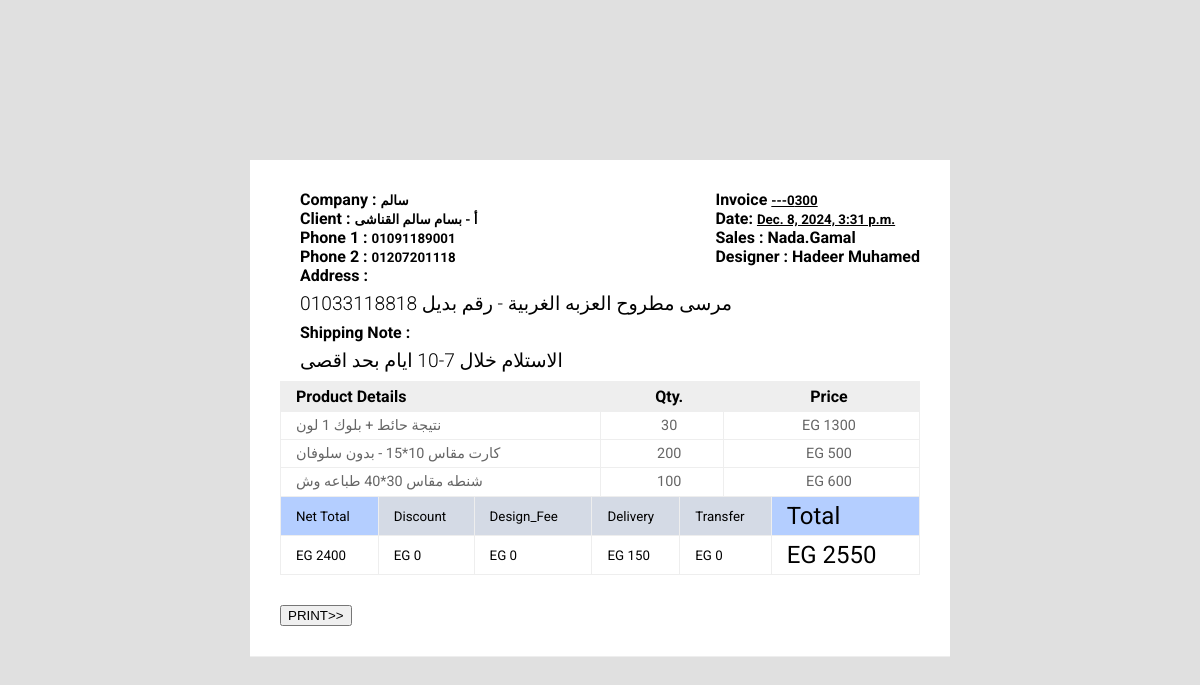
The app's page /Melouk_Eltibah_order_list/300 (signed in) with its own data.
### Melouk_Eltibah/models.py (models this page shows, shortened)
class Melouk_Eltibah_Order(models.Model):
    Sales = models.ForeignKey(get_user_model(), on_delete=models.PROTECT, related_name='Melouk_Eltibah_Order_Sales',)
    Customer = models.ForeignKey(Melouk_Eltibah_Customer,related_name='Melouk_Eltibah_order_customer',on_delete=models.PROTECT)
    Source=models.ForeignKey(SourceChannel,related_name='Melouk_Eltibah_order_Source',on_delete=models.PROTECT)
    Status=models.ForeignKey(Order_Status,related_name='Melouk_Eltibah_order_status',on_delete=models.PROTECT)
    Feedback=models.ForeignKey(Order_Feedback,related_name='Melouk_Eltibah_Order_Feedback',on_delete=models.PROTECT)
    Designer=models.ForeignKey(Designer,related_name='Melouk_Eltibah_order_Designer',on_delete=models.PROTECT)
    Design = models.FileField(upload_to=user_directory_path,null=True,blank=True)
    Discount=models.IntegerField(("Discount"),default=0)
    Delivery=models.IntegerField(("Delivery"),default=0)
    Design_Fees=models.IntegerField(("Design_Fees"),default=0)
    Transfer=models.IntegerField(("Transfer"),default=0)
    Shipping = models.TextField(("Shipping"),max_length=250)
    Order_Note=models.CharField(("Note"), max_length=50,null=True,blank=True)
    Created = models.DateTimeField(auto_now_add=True)
    Updated= models.DateTimeField(auto_now=True)
    class Meta:
        verbose_name_plural ="Orders"
    def Order_Total(self):
        total = 0
        Order_detail = self.Melouk_Eltibah_order_Detail.all()
        for order in Order_detail:
            total+=int(1)*int(order.Price)
        return total
    def Cost(self):
        cost = self.Order_Total()+int(self.Delivery)+int(self.Design_Fees)-int(self.Discount)-int(self.Transfer)
        return cost

class Melouk_Eltibah_Customer(models.Model):
    Company=models.CharField(("Company"), max_length=100,unique=True)
    Client=models.CharField(("Client"), max_length=100)
    Phone_1=models.CharField(("Phone 1 "), max_length=11,unique=True)
    Phone_2=models.CharField(("Phone 2 "), max_length=11,null=True,blank=True,unique=True)
    Governorate = models.ForeignKey(Governorate,related_name='Melouk_Eltibah_Customer_city',on_delete=models.PROTECT)
    Address=models.TextField(("Address"), max_length=250)
    Email=models.CharField(("Email"), max_length=50 ,null=True,blank=True,unique=True)
    Note=models.CharField(("Note"), max_length=50,null=True,blank=True)
    Created = models.DateTimeField(auto_now_add=True)
    Updated= models.DateTimeField(auto_now=True)
    def __str__(self) :
        return f"""{self.Company}"""
    class Meta:
        verbose_name_plural ="Customers"

class Melouk_Eltibah_OrderDetail(models.Model):
    Order = models.ForeignKey(Melouk_Eltibah_Order,related_name='Melouk_Eltibah_order_Detail',on_delete=models.CASCADE)
    Item = models.ForeignKey(Item,related_name='Melouk_Eltibah_Item_Category',on_delete=models.PROTECT)
    Item_Name = models.TextField(("Item_Name"),max_length=250)
    Quantity = models.IntegerField(("Quantity"),default=0)
    Price = models.IntegerField(("Price"),default=0)
    Note=models.CharField(("Note"), max_length=50,null=True,blank=True)
    class Meta:
        verbose_name_plural ="Order_Items"

### CRM_Data/models.py (models this page shows)
class Designer(models.Model):
    name=models.CharField(("Designer"), max_length=50,unique=True)
    note=models.CharField(("Note"), max_length=50,null=True,blank=True)
    def __str__(self) :
        return f"""{self.name}"""
    class Meta:
        verbose_name_plural ="Designer"

### CRM_Data/views.py (the view)
# urls.py: path('Melouk_Eltibah_order_list/<int:id>',views.Melouk_Eltibah_invoice,name='Melouk_Eltibah_invoice'),
@login_required
def Melouk_Eltibah_invoice(request, id):
        obj = get_object_or_404(Melouk_Eltibah_Order, id=id)
        context={'order':obj}
        return render(request, 'Melouk_Eltibah/Melouk_Eltibah_invoice.html', context)

### CRM_Data/templates/Melouk_Eltibah/Melouk_Eltibah_invoice.html (shortened to what this page needs)
{% load static %}
<!DOCTYPE html>
<html lang="en">
<head>
    <link rel="stylesheet" href="{% static 'en/css/invoice.css' %}">
</head>
<body>
    <div id="invoiceholder">
    <div div id="headerimage"> </div>
      <div id="invoice" class="effect2">
                <div id="invoice-mid">
          <div class="title">
            <h4> Invoice <small><u>---0{{order.id}} </u></small></h4>
            <h4>Date: <small><u>{{order.Created }}</u></small></h4>
              <h4>Sales : {{order.Sales }}</h4>
              <h4>Designer : {{order.Designer }}</h4>
          </div>
          <div class="info">
            <h4> Company :  <small>{{order.Customer}} </small></h4>
            <h4>Client : <small>{{order.Customer.Client}}</small></h4>
              <h4>Phone 1 : <small>{{order.Customer.Phone_1}}</small></h4>
              <h4>Phone 2 : <small>{{order.Customer.Phone_2}}</small></h4>
          </div>
          <br>
          <br>
          <br>
          <div class="info">
            <h4>Address : </h4>
		<h3>{{order.Customer.Address}}</h3>
		<h4>Shipping Note : </h4>
		<h3>{{order.Shipping}}</h3>
          </div>
        <div >
          <div id="table">
            <table>
              <tr class="tabletitle">
                <td class="item"><h4 >Product Details</h4></td>
                <td class="Hours"><h4 style="text-align: center;">Qty.</h4></td>
                <td class="Rate"><h4 style="text-align: center;">Price</h4></td>
              </tr>
              {% for item in order.Melouk_Eltibah_order_Detail.all %}
              <tr class="service">
                <td class="tableitem"><p class="itemtext" >{{item.Item_Name}}</p></td>
                <td class="tableitem"><p class="itemtext" style="text-align: center;"> {{item.Quantity}}</p></td>
                <td class="tableitem"><p class="itemtext" style="text-align: center;">EG {{item.Price}}</p></td>
              </tr>
              {% endfor %}
            </table>
            <table>
              <tr class="tabletitle" >
                <tr>
                  <td style=" background-color:rgb(180, 206, 255);text-align: left;font-size: smaller;"  >Net Total</td>
                  <td style=" background-color:rgb(212, 218, 229);text-align: left;font-size: smaller;" >Discount</td>
                  <td style=" background-color:rgb(212, 218, 229);text-align: left;font-size: smaller;" >Design_Fee</td>
                  <td style=" background-color:rgb(212, 218, 229);text-align: left;font-size: smaller;" >Delivery</td>
                  <td style=" background-color:rgb(212, 218, 229);text-align: left;font-size: smaller;" >Transfer</td>
                  <td style=" background-color:rgb(180, 206, 255);text-align: left;font-size: x-large;" >Total</td>
                </tr>
                <tr>
                  <td style="text-align: left;font-size: smaller;" >EG {{order.Order_Total}}</td>
                  <td style="text-align: left;font-size: smaller;" >EG {{order.Discount}}</td>
                  <td style="text-align: left;font-size: smaller;" >EG {{order.Design_Fees}}</td>
                  <td style="text-align: left;font-size: smaller;" >EG {{order.Delivery}}</td>
                  <td style="text-align: left;font-size: smaller;" >EG {{order.Transfer}}</td>
                  <td style="text-align: left;font-size: x-large;" >EG {{order.Cost}}</td>
                </tr>
              </tr>
            </table>
          </div>
          <div id="legalcopy">
            <button type="button"  onclick="window.print()">PRINT>></button>
          </div>
        </div>
      </div>
    </div>
</body>
</html>

### static/en/css/invoice.css (style rules this page uses)
* { margin: 0; box-sizing: border-box; }
body { background: #e0e0e0; font-family: 'Roboto', sans-serif; background-image:'#'; background-repeat: repeat-y; background-size: 100%; }
h3 { font-size: 1.2em; font-weight: 300; line-height: 2em; }
p { font-size: .7em; color: #666; line-height: 1.2em; }
#invoiceholder { width:100%; hieght: 100%; padding-top: 100px; }
#headerimage { z-index:-1; position:relative; top: -50px; height: 350px; background-size: 1920px 80%; background-position: 50% -90%; }
#invoice { position: relative; top: -290px; margin: 0 auto; width: 700px; background: #FFF; }
[id*='invoice-'] { border-bottom: 1px solid #EEE; padding: 30px; }
#invoice-mid { min-height: 120px; }
.info { display: block; float:left; margin-left: 20px; }
.title { float: right; }
table { width: 100%; border-collapse: collapse; }
td { padding: 5px 0 5px 15px; border: 1px solid #EEE; word-break: break-all; }
.tabletitle { padding: 5px; background: #EEE; }
.service { border: 1px solid #EEE; }
.item { width: 50%; }
.itemtext { font-size: .9em; }
#legalcopy { margin-top: 30px; }

### records on screen
Melouk_Eltibah_Order: id "300", Created "Dec. 8, 2024, 3:31 p.m.", Sales "Nada.Gamal", Designer "Hadeer Muhamed", Customer "سالم", Customer.Client "أ - بسام سالم القناشى", Customer.Phone_1 "01091189001", Customer.Phone_2 "01207201118", Customer.Address "مرسى مطروح العزبه الغربية - رقم بديل 01033118818", Shipping "الاستلام خلال 7-10 ايام بحد اقصى", Order_Total "2400", Discount "0", Design_Fees "0", Delivery "150", Transfer "0", Cost "2550"
Melouk_Eltibah_OrderDetail: Item_Name "نتيجة حائط + بلوك 1 لون", Quantity "30", Price "1300"
Melouk_Eltibah_OrderDetail: Item_Name "كارت مقاس 10*15 - بدون سلوفان", Quantity "200", Price "500"
Melouk_Eltibah_OrderDetail: Item_Name "شنطه مقاس 30*40 طباعه وش", Quantity "100", Price "600"
